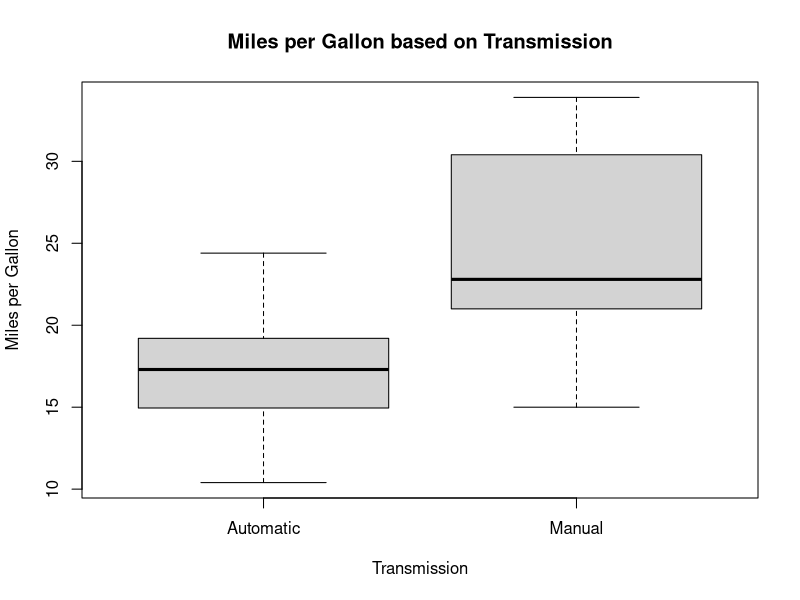
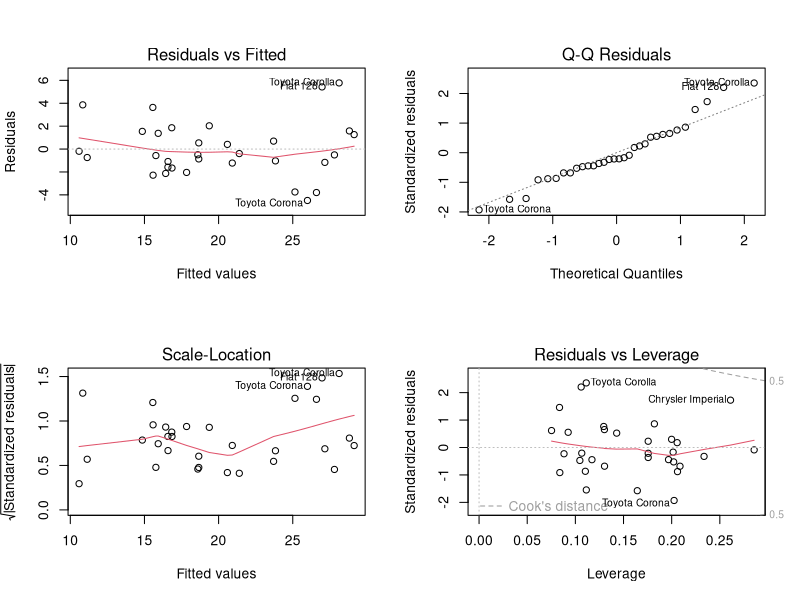
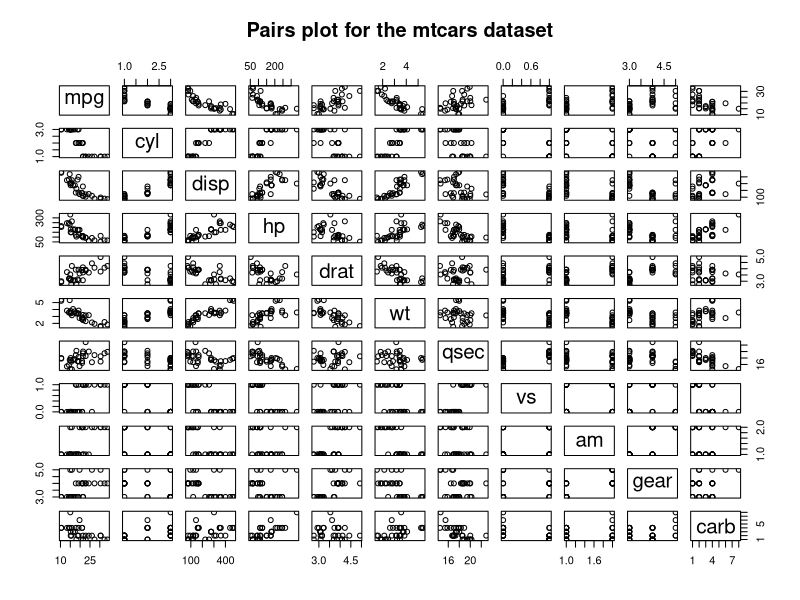

Generate these figures, in order, with R:
## ---- chunk 1
library (datasets)
data(mtcars)
str(mtcars)
## ---- chunk 2
mtcars$am <- as.factor(mtcars$am)
mtcars$cyl  <- factor(mtcars$cyl)
levels(mtcars$am) <- c("Automatic", "Manual")
## ---- chunk 3
boxplot(mpg~am, data=mtcars, 
        xlab = "Transmission", ylab = "Miles per Gallon", 
        main = "Miles per Gallon based on Transmission")
## ---- chunk 4
t.test(mpg ~ am, data = mtcars)
## ---- chunk 5

firstmodel <- aov(mpg ~ ., data = mtcars)
summary(firstmodel)

## ---- chunk 6
newmodel <- lm(mpg ~ cyl + disp + wt + am, data = mtcars)
summary(newmodel)$coefficients
## ---- chunk 7
revisedmodel<- lm(mpg ~ cyl + wt + am, data = mtcars)
summary(revisedmodel)
## ---- chunk 8
par(mfrow = c(2, 2))
plot(revisedmodel)
## ---- chunk 9
pairs(mpg ~ ., data = mtcars, main = "Pairs plot for the mtcars dataset")
